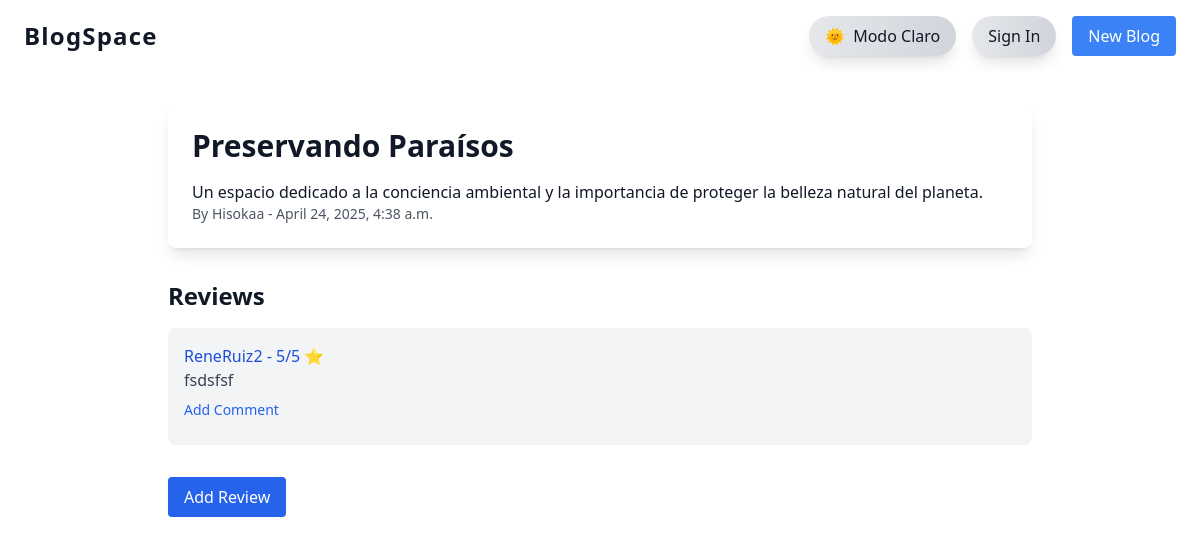
/blogs/blog/7/ (signed in), run on the app's committed database.
### blogapp/models.py (models this page shows, shortened)
class Blog(models.Model):
    title = models.CharField(max_length=200)
    content = CKEditor5Field('Content', config_name='extends')
    author = models.ForeignKey(User, on_delete=models.CASCADE)
    created_at = models.DateTimeField(auto_now_add=True)
    image = models.ImageField(upload_to='blog_images/', blank=True, null=True)

class Review(models.Model):
    blog = models.ForeignKey(Blog, on_delete=models.CASCADE, related_name='reviews')
    reviewer = models.ForeignKey(User, on_delete=models.CASCADE)
    rating = models.IntegerField(validators=[MinValueValidator(1), MaxValueValidator(5)])
    comment = models.TextField()
    created_at = models.DateTimeField(auto_now_add=True)

### blogapp/views.py (the view)
# urls.py: path('blog/<int:pk>/', views.BlogDetailView.as_view(), name='blog_detail'),
class BlogDetailView(DetailView):
    model = Blog
    template_name = 'blogapp/blog_detail.html'

### blogapp/templates/blogapp/blog_detail.html (shortened to what this page needs)
{% extends 'blogapp/base.html' %}
{% block content %}
  <article class="bg-white dark:bg-gray-900 p-6 rounded-lg shadow-lg transition-all duration-700 ease-in-out dark:text-white text-gray-900 animate-fade-in">
    <h1 class="text-3xl font-bold mb-2">{{ object.title }}</h1>
    <p class="text-gray-700 dark:text-gray-300 mb-4">{{ object.content|safe }}</p>
    <p class="text-sm text-gray-600 dark:text-gray-500">By {{ object.author.username }} - {{ object.created_at }}</p>
  </article>
  <section class="mt-8">
    <h2 class="text-2xl font-semibold mb-4 dark:from-gray-700 dark:to-gray-800 text-gray-900 dark:text-white ">Reviews</h2>
    {% for review in object.reviews.all %}
      <div class="bg-gray-100 dark:bg-gray-800 p-4 rounded-lg mb-4 transition-all duration-700 ease-in-out dark:text-white text-gray-900 animate-fade-in">
        <p class="text-blue-700 dark:text-blue-300 font-medium">{{ review.reviewer.username }} - {{ review.rating }}/5 ⭐</p>
        <p class="text-gray-700 dark:text-gray-300">{{ review.comment }}</p>
        <a href="{% url 'blogapp:add_comment' blog_pk=object.pk review_pk=review.pk %}" class="text-sm text-blue-600 dark:text-blue-400 hover:text-blue-500 dark:hover:text-blue-300 mt-2 inline-block">Add Comment</a>
      </div>
    {% empty %}
      <p class="text-gray-400">No reviews yet. Be the first to add one.</p>
    {% endfor %}
    <a href="{% url 'blogapp:add_review' object.pk %}" class="mt-4 inline-block bg-blue-600 hover:bg-blue-700 text-white px-4 py-2 rounded transition-colors">Add Review</a>
  </section>
{% endblock %}

### blogapp/templates/blogapp/base.html (style rules this page uses)
html, body { height: 100%; scroll-behavior: smooth; transition: background-color 0.5s ease-in-out; }
.animate-fade-in { animation: fade-in 0.6s ease-out; will-change: opacity, transform; }

### data on the page
Blog: title "Preservando Paraísos", content "Un espacio dedicado a la conciencia ambiental y la importancia de proteger la belleza natural del planeta.", author.username "Hisokaa", created_at "April 24, 2025, 4:38 a.m."
Review: reviewer.username "ReneRuiz2", rating "5", comment "fsdsfsf"
